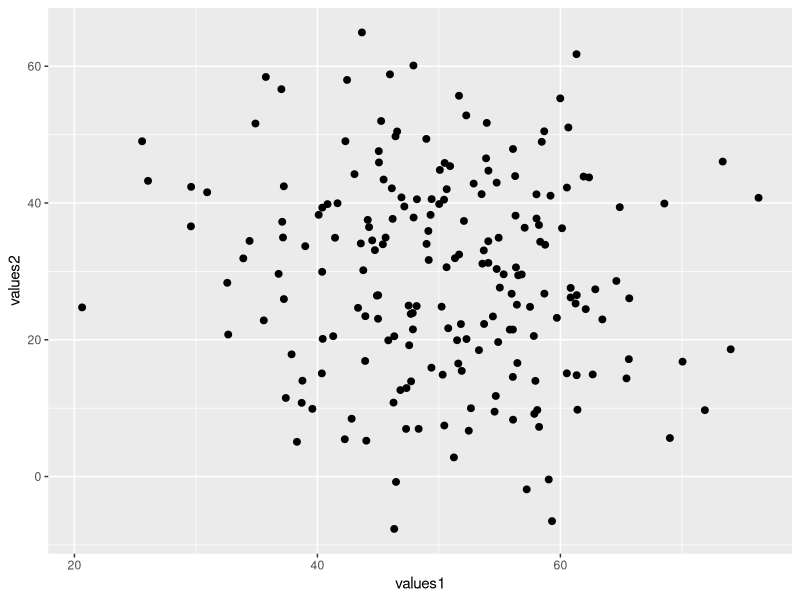
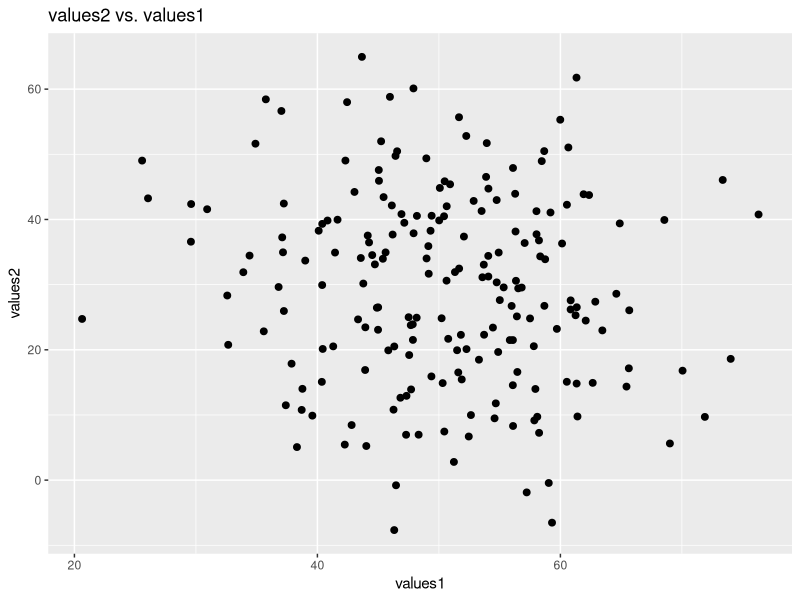
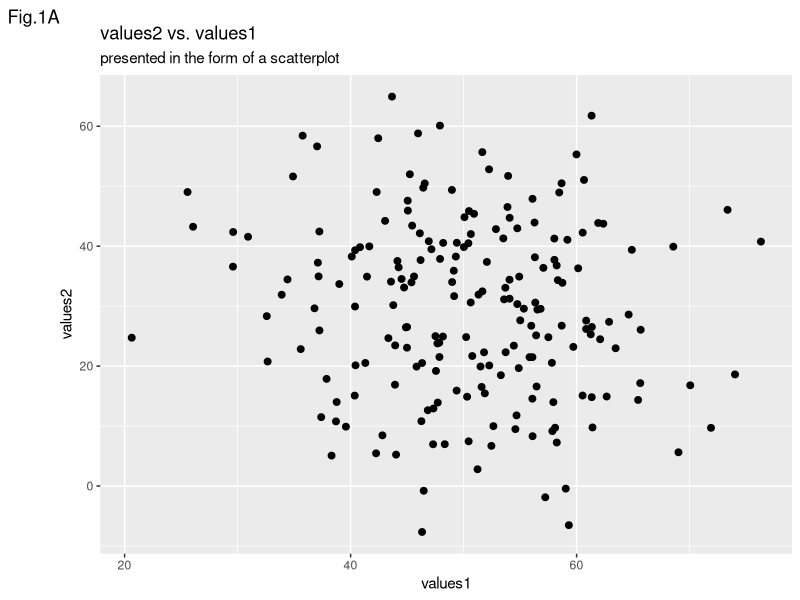
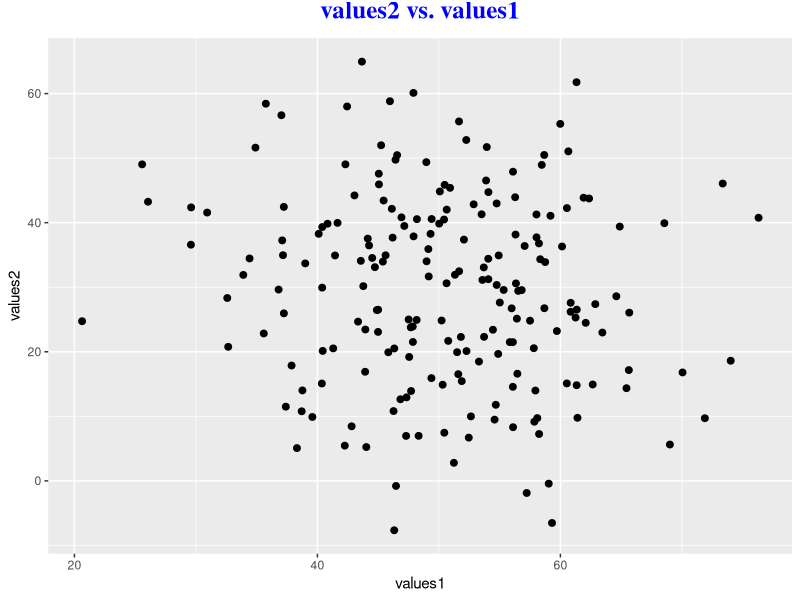

Here is the R script that generated these plots, in order:
## ---- chunk 1
knitr::opts_chunk$set(echo = TRUE, fig.align='center')

# title: plot title
# author: jonathan
# revised: 15/3/2020 

WEB <- c("https://bioceed.uib.no/dropfolder/bioSTATS/Rmd/Visualizing/Essential/plot-title.html")
GIT <- c("https://github.com/jonathansoule/biostats/blob/master/Visualizing/Essential/plot-title.Rmd")
library(ggplot2)

# variable 1
values1 <- rnorm(200, mean=50, sd=10) 
# variable 2
values2 <- c(rnorm(100, mean=20, sd=10), rnorm(100, mean=40, sd=10))
# dataframe
df <- data.frame(values1, values2)

## ---- chunk 2
baseplot <- ggplot(df, aes(values1, values2)) +
  geom_point(size=2) 
baseplot
## ---- chunk 3
baseplot +
  labs(title="values2 vs. values1")
## ---- chunk 4
baseplot +
  labs(title = "values2 vs. values1", subtitle = "presented in the form of a scatterplot", tag="Fig.1A")
## ---- chunk 5
baseplot +
  labs(title="values2 vs. values1") +
  theme(plot.title = element_text(family = "serif", 
                                  face = "bold", 
                                  color = "blue",
                                  size = 18,
                                  hjust = .5,
                                  vjust = 2))
